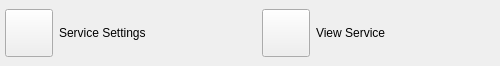
<?xml version="1.0" encoding="UTF-8"?>
<ui version="4.0">
 <class>ServiceSettingsWidgetUi</class>
 <widget class="QWidget" name="ServiceSettingsWidgetUi">
  <property name="geometry">
   <rect>
    <x>0</x>
    <y>0</y>
    <width>500</width>
    <height>66</height>
   </rect>
  </property>
  <property name="sizePolicy">
   <sizepolicy hsizetype="Expanding" vsizetype="Preferred">
    <horstretch>0</horstretch>
    <verstretch>0</verstretch>
   </sizepolicy>
  </property>
  <property name="windowTitle">
   <string>Form</string>
  </property>
  <layout class="QHBoxLayout" name="horizontalLayout">
   <property name="leftMargin">
    <number>0</number>
   </property>
   <property name="topMargin">
    <number>0</number>
   </property>
   <property name="rightMargin">
    <number>0</number>
   </property>
   <property name="bottomMargin">
    <number>0</number>
   </property>
   <item>
    <widget class="QFrame" name="m_ServiceSettingsFrame">
     <layout class="QHBoxLayout" name="horizontalLayout_2">
      <property name="leftMargin">
       <number>5</number>
      </property>
      <property name="topMargin">
       <number>0</number>
      </property>
      <property name="rightMargin">
       <number>0</number>
      </property>
      <property name="bottomMargin">
       <number>0</number>
      </property>
      <item>
       <widget class="VxPushButton" name="m_SettingsButton">
        <property name="minimumSize">
         <size>
          <width>48</width>
          <height>48</height>
         </size>
        </property>
        <property name="maximumSize">
         <size>
          <width>48</width>
          <height>48</height>
         </size>
        </property>
        <property name="text">
         <string notr="true"/>
        </property>
        <property name="iconSize">
         <size>
          <width>48</width>
          <height>48</height>
         </size>
        </property>
       </widget>
      </item>
      <item>
       <widget class="QLabel" name="m_SettingsLabel">
        <property name="text">
         <string>Service Settings</string>
        </property>
       </widget>
      </item>
     </layout>
    </widget>
   </item>
   <item>
    <widget class="QFrame" name="m_ViewServiceFrame">
     <layout class="QHBoxLayout" name="horizontalLayout_3">
      <item>
       <widget class="VxPushButton" name="m_ViewServiceButton">
        <property name="minimumSize">
         <size>
          <width>48</width>
          <height>48</height>
         </size>
        </property>
        <property name="maximumSize">
         <size>
          <width>48</width>
          <height>48</height>
         </size>
        </property>
        <property name="text">
         <string notr="true"/>
        </property>
        <property name="iconSize">
         <size>
          <width>48</width>
          <height>48</height>
         </size>
        </property>
       </widget>
      </item>
      <item>
       <widget class="QLabel" name="m_ViewServiceLabel">
        <property name="text">
         <string>View Service</string>
        </property>
       </widget>
      </item>
     </layout>
    </widget>
   </item>
  </layout>
 </widget>
 <customwidgets>
  <customwidget>
   <class>VxPushButton</class>
   <extends>QPushButton</extends>
   <header>VxPushButton.h</header>
  </customwidget>
 </customwidgets>
 <resources/>
 <connections/>
</ui>
